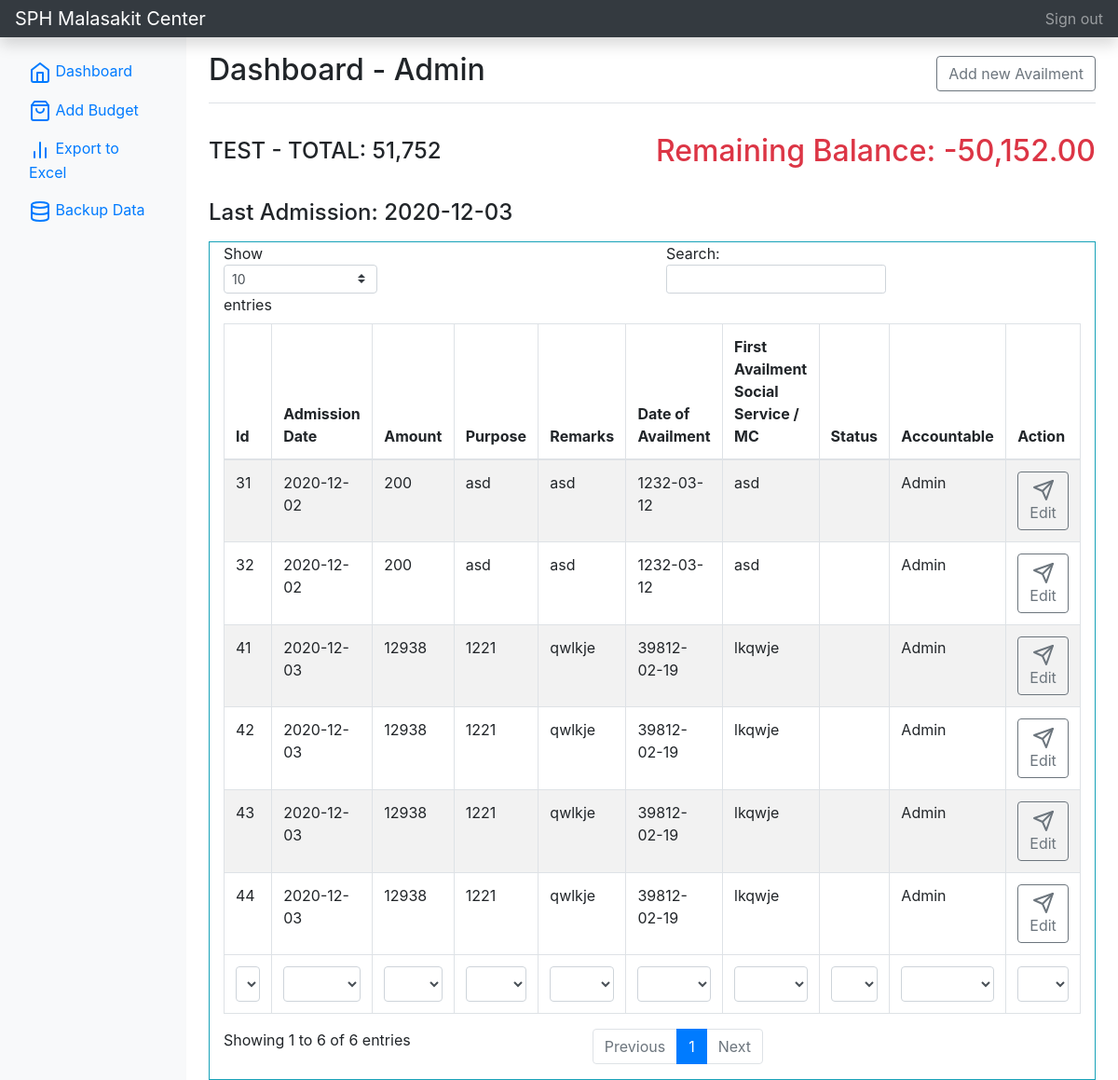
Screenshot of /addAvailment.php?id=1&client_id=12 (signed in) with the database file from the repository.
### tables this page shows
CREATE TABLE IF NOT EXISTS `tbl_client` (
  `id` int(24) unsigned NOT NULL AUTO_INCREMENT,
  `fullname` varchar(255) NOT NULL,
  `fullname_client` varchar(255) NOT NULL,
  `age` int(12) NOT NULL,
  `gender` varchar(50) NOT NULL,
  `client_admission` varchar(50) DEFAULT NULL,
  `address` varchar(50) NOT NULL,
  `birthdate` varchar(50) NOT NULL,
  `requirements` varchar(255) NOT NULL,
  `patient_status` varchar(50) DEFAULT NULL,
  `accountable` varchar(50) DEFAULT NULL,
  `last_availment` varchar(50) DEFAULT ' ',
  PRIMARY KEY (`id`)
);

CREATE TABLE IF NOT EXISTS `listofavailment` (
  `id` int(10) unsigned NOT NULL AUTO_INCREMENT,
  `client_id` int(10) unsigned DEFAULT NULL,
  `user` varchar(50) DEFAULT NULL,
  `admissiondate` varchar(50) DEFAULT NULL,
  `amount` varchar(50) DEFAULT NULL,
  `purpose` varchar(255) DEFAULT NULL,
  `remarks` varchar(255) DEFAULT NULL,
  `firstavailment` varchar(50) DEFAULT NULL,
  `dateofavailment` varchar(50) DEFAULT NULL,
  `status` varchar(50) DEFAULT ' ',
  PRIMARY KEY (`id`)
);

### addAvailment.php (the view, shortened to what this page needs)
    <?php
include_once('connection.php');
$client_id = $_GET['client_id'];
$user_fullname =  $_SESSION['user_fullname'];
$sql = "SELECT * FROM tbl_client WHERE id = $client_id";
$result = mysqli_query($conn, $sql);
if (mysqli_num_rows($result) > 0) {
    while ($row = mysqli_fetch_assoc($result)) {
        $client_name = $row['fullname'];
    }
}
if (isset($_SESSION['loggedin'])) {
?>
<!doctype html>
<html lang="en">
  <head>
<link href="./assets/css/bootstrap.min.css" rel="stylesheet">
    <link href="./assets/css/bootstrap.min2.css" rel="stylesheet">
  </head>
  <body>
    <nav class="navbar navbar-dark sticky-top bg-dark flex-md-nowrap p-0 shadow">
  <a class="navbar-brand col-md-3 col-lg-2 mr-0 px-3" href="home.php?id=<?php echo $_GET['id'] ?>">SPH Malasakit Center</a>
  <ul class="navbar-nav px-3">
    <li class="nav-item text-nowrap">
      <a class="nav-link" href="logout.php">Sign out</a>
    </li>
  </ul>
</nav>
<div class="container-fluid">
  <div class="row">
  <?php include 'sidebar.php';?>
    <main role="main" class="col-md-9 ml-sm-auto col-lg-10 px-md-4">
      <div class="d-flex justify-content-between flex-wrap flex-md-nowrap align-items-center pt-3 pb-2 mb-3 border-bottom">
        <h1 class="h2">Dashboard - <?php echo $user_fullname ?></h1>
        <button  class="btn btn-md btn-outline-secondary" type="button" data-toggle="collapse" data-target="#newClientCollapse" aria-expanded="false" aria-controls="newClientCollapse">
            Add new Availment
        </button>
      </div>
        <div class="d-flex justify-content-between flex-wrap flex-md-nowrap align-items-center pt-3 pb-2 mb-3">
        <?php
            $client_id = $_GET['client_id'];
            $sql = "SELECT SUM(amount) AS total FROM listofavailment WHERE client_id = $client_id AND status != 'Complete'  GROUP BY admissiondate";
            $result = mysqli_query($conn, $sql);
            if (mysqli_num_rows($result) > 0) {
                while ($row = mysqli_fetch_assoc($result)) {
                    $total_rendered = $row['total'];
                }
            } else{
                $total_rendered = 0;
            }
        ?>
            <h4 class="h4"><?php
            if(isset($client_name)){
                echo $client_name;} ?> - TOTAL: <?php
                    if($total_rendered == 0){
                        echo "0";
                    } else{
                        echo number_format($total_rendered);
                    }
                ?></h4>
                <h2 class="text-danger">
                    <?php
                    $client_id = $_GET['client_id'];
                    $sql = "SELECT SUM(amount) as balance FROM listofavailment WHERE client_id = $client_id && status != 'Complete' ";
                        $result = mysqli_query($conn, $sql);
                        if (mysqli_num_rows($result) > 0) {
                            while ($row = mysqli_fetch_assoc($result)) {
                            $balance = $row['balance'];
                            $total =  2000 - $balance;
                            echo 'Remaining Balance: ' . number_format($total, 2);
                            }
                        }
                    ?>
                </h2>
        </div>
<h4>
<?php
$client_id = $_GET['client_id'];
$sql = "SELECT admissiondate FROM listofavailment WHERE client_id = $client_id ORDER BY admissiondate DESC LIMIT 1";
    $result = mysqli_query($conn, $sql);
    if (mysqli_num_rows($result) > 0) {
        while ($row = mysqli_fetch_assoc($result)) {
       $lastadmission = $row['admissiondate'];
        echo 'Last Admission: ' . $lastadmission;
        }
    }
?>
</h4>
            <div class="container-fluid mt-3">
                <div class="row">
                        <div class="col-md-12 border border-info">
                            <div class="table-responsive">
                            <table id="example" class="table table-striped table-bordered" style="width:100%">
                                <thead>
                                    <tr>
                                        <th>Id</th>
                                        <th>Admission Date</th>
                                        <th>Amount</th>
                                        <th>Purpose</th>
                                        <th>Remarks</th>
                                        <th>Date of Availment</th>
                                        <th>First Availment Social Service / MC</th>
                                        <th>Status</th>
                                        <th>Accountable</th>
                                        <th>Action</th>
                                    </tr>
                                </thead>
                                <tbody>
                                <?php
                                $sql = "SELECT * FROM view_clientinfo WHERE client_id = $client_id AND status != 'Complete'  ORDER BY id desc";
                                    $result = mysqli_query($conn, $sql);
                                    if ($result) {
                                        while ($row = mysqli_fetch_assoc($result)) {
                                            $avail_id = $row['id'];
                                            $user = $row['user'];
                                            $admissiondate = $row['admissiondate'];
                                            $amount = $row['amount'];
                                            $remarks = $row['remarks'];
                                            $purpose = $row['purpose'];
                                            $firstavailment = $row['firstavailment'];
                                            $dateofavailemnt = $row['dateofavailment'];
                                            $status = $row['status'];
                                            echo '
                                                <tr>
                                                    <td>' . $avail_id . '</td>
                                                    <td>' . $admissiondate . '</td>
                                                    <td>' . $amount . '</td>
                                                    <td>' . $purpose . '</td>
                                                    <td>' . $remarks . '</td>
                                                    <td>' . $dateofavailemnt . '</td>
                                                    <td>' . $firstavailment . '</td>
                                                    <td>' . $status . '</td>
                                                    <td>' . $user . '</td>
                                                    <td align="center">
                                                     <a href="editAvailment.php?id='.$_GET['id'].'&avail_id='.$avail_id.'&client_id='.$client_id.'" class="btn btn-md btn-outline-secondary"><span data-feather="send"></span> Edit</a>
                                                    </button>
                                                    </td>
                                                </tr>
                                                ';
                                        }
                                    }
                                    ?>
                                </tbody>
                                <tfoot>
                                    <tr>
                                        <th>Id</th>
                                        <th>Admission Date</th>
                                        <th>Amount</th>
                                        <th>Purpose</th>
                                        <th>Remarks</th>
                                        <th>Date of Availment</th>
                                        <th>First Availment Social Service / MC</th>
                                        <th>Status</th>
                                        <th>Accountable</th>
                                        <th>Action</th>
                                    </tr>
                                </tfoot>
                            </table>
                        </div>
                    </div>
                </div>
            </div>
    </main>
  </div>
</div>
    </body>
</html>
<?php
} else {
    $url = "./index.php";
    $url = str_replace(PHP_EOL, '', $url);
    header("Location: $url");
}
?>

### rows the page displays
tbl_client: fullname "TEST"
listofavailment: admissiondate "2020-12-03", id "41", amount "12938", purpose "1221", remarks "qwlkje", dateofavailment "39812-02-19", firstavailment "lkqwje", user "Admin"
listofavailment: id "44", admissiondate "2020-12-03", amount "12938", purpose "1221", remarks "qwlkje", dateofavailment "39812-02-19", firstavailment "lkqwje", user "Admin"
listofavailment: id "43", admissiondate "2020-12-03", amount "12938", purpose "1221", remarks "qwlkje", dateofavailment "39812-02-19", firstavailment "lkqwje", user "Admin"
listofavailment: id "42", admissiondate "2020-12-03", amount "12938", purpose "1221", remarks "qwlkje", dateofavailment "39812-02-19", firstavailment "lkqwje", user "Admin"
listofavailment: id "32", admissiondate "2020-12-02", amount "200", purpose "asd", remarks "asd", dateofavailment "1232-03-12", firstavailment "asd", user "Admin"
listofavailment: id "31", admissiondate "2020-12-02", amount "200", purpose "asd", remarks "asd", dateofavailment "1232-03-12", firstavailment "asd", user "Admin"

### other values shown
$user_fullname "Admin"
$total_rendered "51,752"
$total "-50,152.00"
